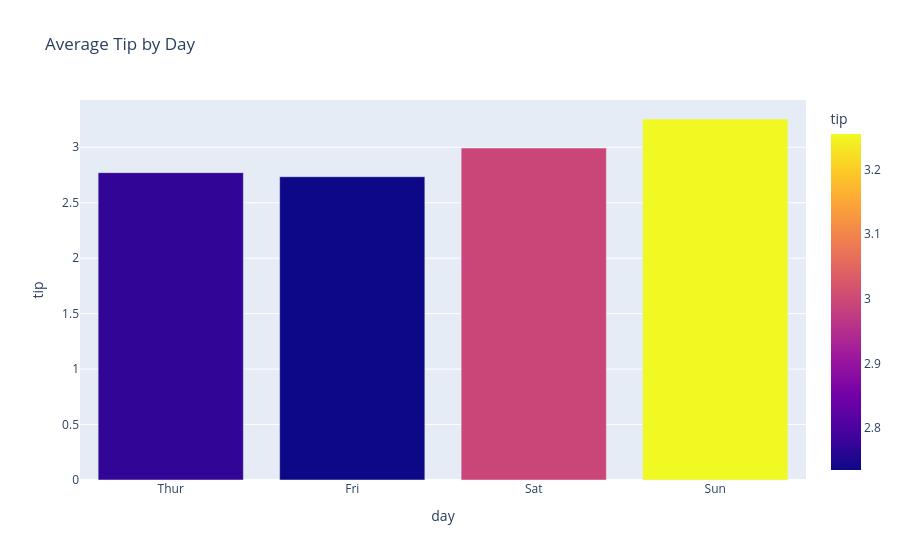

Notebook code cell kept with this figure:
### Markdown cell above
# Bar Plot: Average Tip by Day

### Code cell
avg_tip = df.groupby('day')['tip'].mean().reset_index()
fig = px.bar(avg_tip, x='day', y='tip', color='tip', title='Average Tip by Day')
fig.show()

### Figure 1 — Plotly figure (JSON) as saved in the notebook; plotly's stock layout.template omitted (floating-point values rounded to 4 significant figures)
{"data": [{"hovertemplate": "day=%{x}<br>tip=%{marker.color}<extra></extra>", "legendgroup": "", "marker": {"color": [2.771, 2.735, 2.993, 3.255], "coloraxis": "coloraxis", "pattern": {"shape": ""}}, "name": "", "orientation": "v", "showlegend": false, "textposition": "auto", "type": "bar", "x": ["Thur", "Fri", "Sat", "Sun"], "xaxis": "x", "y": [2.771, 2.735, 2.993, 3.255], "yaxis": "y"}], "layout": {"barmode": "relative", "coloraxis": {"colorbar": {"title": {"text": "tip"}}, "colorscale": [[0, "#0d0887"], [0.1111, "#46039f"], [0.2222, "#7201a8"], [0.3333, "#9c179e"], [0.4444, "#bd3786"], [0.5556, "#d8576b"], [0.6667, "#ed7953"], [0.7778, "#fb9f3a"], [0.8889, "#fdca26"], [1, "#f0f921"]]}, "legend": {"tracegroupgap": 0}, "title": {"text": "Average Tip by Day"}, "xaxis": {"anchor": "y", "domain": [0, 1], "title": {"text": "day"}}, "yaxis": {"anchor": "x", "domain": [0, 1], "title": {"text": "tip"}}}}
